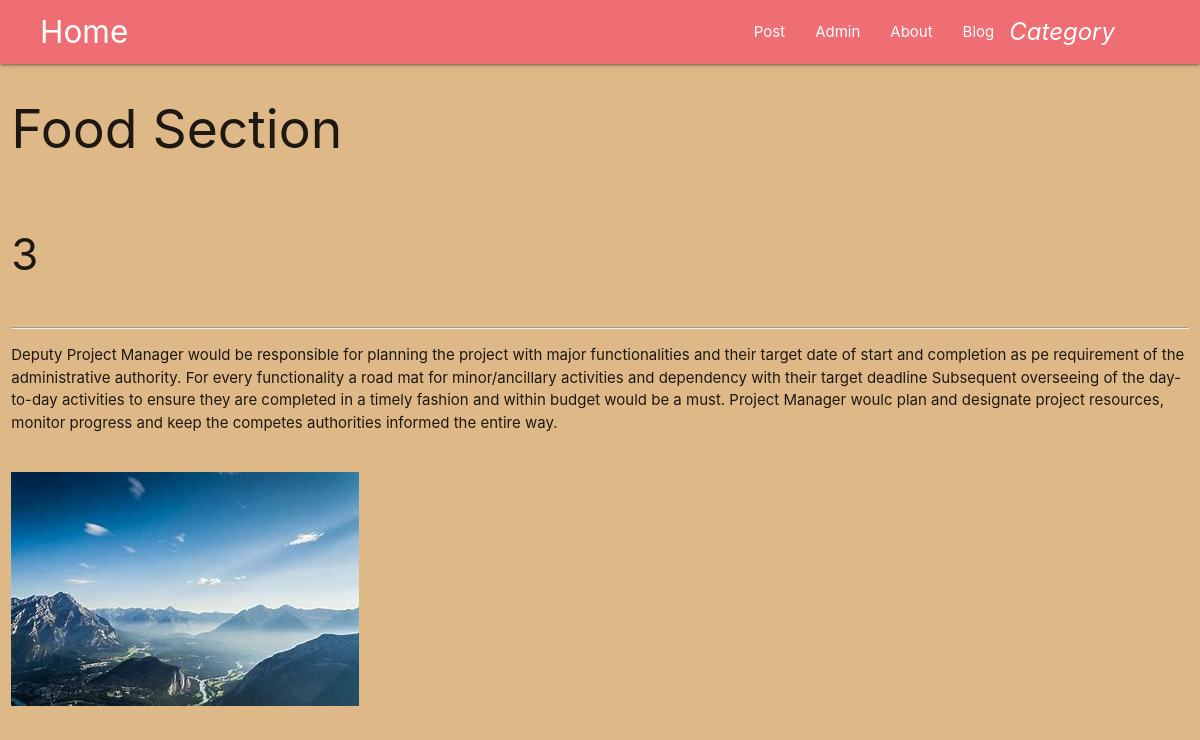
The app's page /readmore/3 with its own data.
### Blog/models.py (models this page shows, shortened)
class Post(models.Model):
    Post_id = models.AutoField(primary_key=True)
    Title = models.CharField(max_length=350)
    Post_content = models.TextField()
    Post_url = models.CharField(max_length=200)
    Post_image = models.ImageField(upload_to='PostImage')
    Post_date = models.DateTimeField(auto_now_add=True,null=True)
    Post_category_link = models.ForeignKey(BlogTitles,on_delete=models.CASCADE)

### Blog/views.py (the view)
# urls.py: path('readmore/<int:id>',read,name='readmore')
def read(request,id):
    urlValue = Post.objects.get(pk = id)
    return render(request,'read.html',{'urlValue':urlValue})

### Templates/BlogTemplate/read.html (shortened to what this page needs)
{% extends "base.html" %}
    {% block body %}
            <div class="row">
                <div class="col s12">
                    <h2>{{urlValue.Title}}</h2>
                    <br>
                    <h3>{{urlValue.Post_id}}</h3>
                    <br><hr>
                    <p>{{urlValue.Post_content}}</p>
                    <br>
                    <img src="/Media/{{urlValue.Post_image}}">
                </div>
            </div>
    {% endblock body %}

### records on screen
Post: Title "Food Section", Post_id "3", Post_content "Deputy Project Manager would be responsible for planning the project with major functionalities and their target date of start and completion as pe requirement of the administrative authority. For every functionality a road mat for minor/ancillary activities and dependency with their target deadline Subsequent overseeing of the day-to-day activities to ensure they are completed in a timely fashion and within budget would be a must. Project Manager woulc plan and designate project resources, monitor progress and keep the competes authorities informed the entire way.", Post_image (picture)
